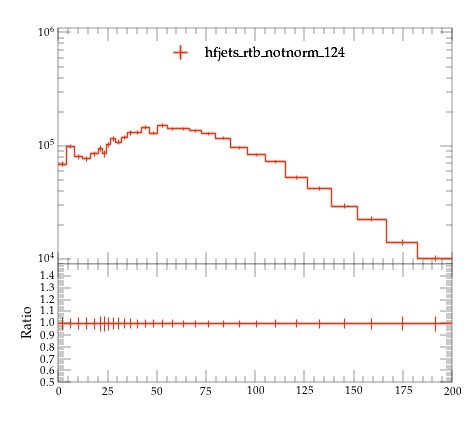

Reproduce this figure in Python.
#! /usr/bin/env python

# This Python script was auto-generated using YODA v2.0.2.
# Analysis object: /MC_HFJETS_NOTNORM/ptBJetLead
# Timestamp: 29-07-2026 (17:22:31)

import matplotlib as mpl
import matplotlib.pyplot as plt
mpl.use('Agg') # comment out for interactive use
import os
import numpy as np

plotDir = os.path.split(os.path.realpath(__file__))[0]
if 'YODA_USER_PLOT_PATH' in globals():
    plot_outdir = globals()['YODA_USER_PLOT_PATH']
else:
    plot_outdir = plotDir

#plot style
plt.style.use(os.path.join(plotDir, '../default.mplstyle'))
# plot metadata
figW, figH = plt.rcParams['figure.figsize']
ax_xLabel = r''
ax_yLabel = r''
ax_title  = r''
ax_xScale = 'linear'
ax_yScale = 'log'
xLims = (0.0, 200.0)
yLims = (9000.0, 1100000.0)

# TeX-friendly labels for the legend
labels = {
    'legend' : ([ r"hfjets\_rtb\_notnorm\_124" ], r""),
}

# Adjust canvas width and height
canvasW = 10.0
canvasH = 9.0
figW *= canvasW/10.
figH *= canvasH/9.

# Create figure and axis objects
fig, (ax, ratio0_ax) = plt.subplots(2, 1, sharex=True,
                  figsize=(figW,figH), gridspec_kw={'height_ratios': (6.0, 3.0)})

# Set figure margins
plt.subplots_adjust(
    left   = 1.0 * plt.rcParams['figure.subplot.left'],
    right  = 1.0 * plt.rcParams['figure.subplot.right'],
    top    = 1.0 * plt.rcParams['figure.subplot.top'],
    bottom = 1.0 * plt.rcParams['figure.subplot.bottom'])

ratio0_ax.yaxis.set_major_locator(mpl.ticker.MultipleLocator(0.1))
ratio0_ax.set_ylim(0.5, 1.4999)
ratio0_ax.set_ylabel('Ratio')

# the numerical data is stored in a separate file
dataf = dict()
prefix = os.path.split(__file__)[0]
if prefix:    prefix = prefix + '/'
exec(open(prefix+'ptBJetLead__data.py').read(), dataf)


legend_handles = dict() # keep track of handles for the legend

# style options for curves
# starts at zorder>=5 to draw curve on top of legend
styles = {
  'hfjets_rtb_notnorm_124.yoda.gz': {
    'color' : '#EE3311',
    'linestyle' : '-',
    'linewidth' : 1,
    'marker' : 'none',
    'markersize' : 2,
    'capsize' : 0.0,
    'zorder' : 5,
    'histstyle' : 1,
    'drawstyle' : 'steps-pre',
    'xerrorbars' : 1,
    'yerrorbars' : 1,
    'fillcolor' : None,
    'fillopacity' : 1.0,
    'ratio0_linestyle' : '-',
    'ratio0_linewidth' : 1,
    'ratio0_marker' : 'none',
    'ratio0_markersize' : 2,
    'ratio0_capsize' : 0.0,
    'ratio0_zorder' : 5,
    'ratio0_histstyle' : 1,
    'ratio0_drawstyle' : 'steps-pre',
    'ratio0_xerrorbars' : 1,
    'ratio0_yerrorbars' : 1,
  },
}

# curve from input yoda files in main panel
for label, yvals in dataf['yvals'].items():
    if all(np.isnan(v) for v in dataf['yvals'][label]):
        continue
    tmp = None
    if styles[label]['histstyle']: # draw as histogram
        xpos = dataf['xedges'][label] if styles[label]['drawstyle'] else dataf['xpoints'][label]
        ypos = np.insert(yvals, 0, yvals[0]) if styles[label]['drawstyle'] else yvals
        if styles[label]['fillcolor']: # fill area below curve
            ax.fill_between(xpos, ypos, step='pre',
                            color=styles[label]['fillcolor'],
                            alpha=styles[label]['fillopacity'])
        tmp, = ax.plot(xpos, ypos,
                       color=styles[label]['color'],
                       linestyle=styles[label]['linestyle'],
                       linewidth=styles[label]['linewidth'],
                       drawstyle=styles[label]['drawstyle'], solid_joinstyle='miter',
                       zorder=styles[label]['zorder'], label=label)
    tmp = ax.errorbar(dataf['xpoints'][label], yvals,
                      xerr=np.array(dataf['xerrs'][label])*styles[label]['xerrorbars'],
                      yerr=np.array(dataf['yerrs'][label])*styles[label]['yerrorbars'],
                      fmt=styles[label]['marker'], capsize=styles[label]['capsize'],
                      markersize=styles[label]['markersize'],
                      ecolor=styles[label]['color'],
                      color=styles[label]['color'], zorder=styles[label]['zorder'])
    tmp[-1][0].set_linestyle(styles[label]['linestyle'])
    tmp[-1][0].set_linewidth(styles[label]['linewidth'])
    if label in dataf['add_legend_handle']:  legend_handles[label] = tmp
    for varLabel in dataf['variation_yvals'].keys():
        if varLabel.startswith(label):
            tmp, = ax.plot(dataf['xedges'][label], dataf['variation_yvals'][varLabel],
                           color=styles[label]['color'],
                           linestyle=styles[label]['linestyle'],
                           linewidth=styles[label]['linewidth'],
                           drawstyle='steps-pre', solid_joinstyle='miter',
                           zorder=styles[label]['zorder'], alpha=0.5)


# plots on ratio panel
# curve from input yoda files in ratio panel
for label, yvals in dataf['ratio0_yvals'].items():
    if all(np.isnan(v) for v in yvals):
        continue
    if styles[label]['ratio0_histstyle']: # plot as histogram
        xpos = dataf['xedges']['hfjets_rtb_notnorm_124.yoda.gz'] if styles[label]['ratio0_drawstyle'] else dataf['xpoints']['hfjets_rtb_notnorm_124.yoda.gz']
        ypos = np.insert(yvals, 0, yvals[0]) if styles[label]['ratio0_drawstyle'] else yvals
        ratio0_ax.plot(xpos, ypos,
                       color=styles[label]['color'],
                       linewidth=styles[label]['linewidth'],
                       linestyle=styles[label]['ratio0_linestyle'],
                       drawstyle=styles[label]['ratio0_drawstyle'], zorder=styles[label]['zorder'],
                       solid_joinstyle='miter')
    tmp = ratio0_ax.errorbar(dataf['xpoints']['hfjets_rtb_notnorm_124.yoda.gz'], yvals,
                             xerr=np.array(dataf['ref_xerrs'])*styles[label]['ratio0_xerrorbars'],
                             yerr=np.array(dataf['ratio0_yerrs'][label])*styles[label]['ratio0_yerrorbars'],
                             fmt=styles[label]['ratio0_marker'], capsize=styles[label]['ratio0_capsize'],
                             markersize=styles[label]['ratio0_markersize'],
                             ecolor=styles[label]['color'],
                             color=styles[label]['color'])
    tmp[-1][0].set_linestyle(styles[label]['ratio0_linestyle'])
    tmp[-1][0].set_linewidth(styles[label]['ratio0_linewidth'])

    for varlabel in dataf['ratio0_variation_vals'].keys():
        if varlabel.startswith(label):
            ratio0_ax.plot(dataf['xedges']['hfjets_rtb_notnorm_124.yoda.gz'],
                            dataf['ratio0_variation_vals'][varlabel],
                            color=styles[label]['color'],
                            linestyle=styles[label]['linestyle'],
                            linewidth=styles[label]['linewidth'],
                            drawstyle='steps-pre', solid_joinstyle='miter',
                            zorder=1, alpha=0.5)

legend_items = list(legend_handles.values())
ax.add_artist(ax.legend(legend_items,
                        labels['legend'][0],
                        title=labels['legend'][1],
                        alignment='left',
                        loc='upper center',
                        bbox_to_anchor=(0.5, 0.97)))

# set plot metadata as defined above
ratio0_ax.set_xlabel(ax_xLabel)
ratio0_ax.xaxis.set_label_coords(1., -0.15)
ax.set_ylabel(ax_yLabel, ha='right', va='top')
ax.yaxis.set_label_coords(-0.11, 1.0)
ax.set_title(ax_title, loc='left')
ax.set_xscale(ax_xScale)
ax.set_yscale(ax_yScale)
ax.set_xlim(xLims)
ax.set_ylim(yLims)

# tick formatting
plt.rcParams['xtick.top'] = True
plt.rcParams['ytick.right'] = True
ax.yaxis.set_major_locator(mpl.ticker.LogLocator(base=10.0, numticks=np.inf))
ax.yaxis.set_minor_locator(mpl.ticker.LogLocator(
                           base=10.0, subs=np.arange(0.1, 1, 0.1), numticks=np.inf))
fig.align_ylabels((ax, ratio0_ax))
plt.savefig(os.path.join(plot_outdir, 'ptBJetLead.pdf'), format='PDF')
plt.savefig(os.path.join(plot_outdir, 'ptBJetLead.png'), format='PNG')

plt.close(fig)
